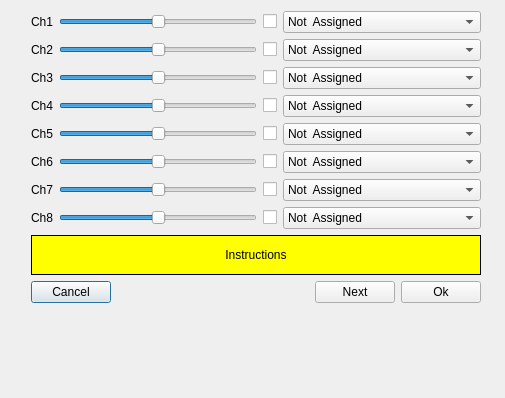
<?xml version="1.0" encoding="UTF-8"?>
<ui version="4.0">
 <class>joystickDialog</class>
 <widget class="QDialog" name="joystickDialog">
  <property name="geometry">
   <rect>
    <x>0</x>
    <y>0</y>
    <width>505</width>
    <height>398</height>
   </rect>
  </property>
  <property name="sizePolicy">
   <sizepolicy hsizetype="MinimumExpanding" vsizetype="MinimumExpanding">
    <horstretch>0</horstretch>
    <verstretch>0</verstretch>
   </sizepolicy>
  </property>
  <property name="windowTitle">
   <string>Configure Joystick</string>
  </property>
  <layout class="QGridLayout" name="gridLayout_3">
   <item row="0" column="0">
    <spacer name="horizontalSpacer_4">
     <property name="orientation">
      <enum>Qt::Horizontal</enum>
     </property>
     <property name="sizeHint" stdset="0">
      <size>
       <width>0</width>
       <height>20</height>
      </size>
     </property>
    </spacer>
   </item>
   <item row="0" column="1">
    <layout class="QGridLayout" name="gridLayout_2">
     <item row="0" column="0">
      <layout class="QGridLayout" name="gridLayout">
       <item row="1" column="0">
        <widget class="QLabel" name="label_2">
         <property name="text">
          <string>Ch2</string>
         </property>
        </widget>
       </item>
       <item row="2" column="1">
        <widget class="QSlider" name="Ch_3">
         <property name="minimum">
          <number>-32767</number>
         </property>
         <property name="maximum">
          <number>32676</number>
         </property>
         <property name="orientation">
          <enum>Qt::Horizontal</enum>
         </property>
         <property name="invertedAppearance">
          <bool>false</bool>
         </property>
         <property name="invertedControls">
          <bool>false</bool>
         </property>
         <property name="tickPosition">
          <enum>QSlider::NoTicks</enum>
         </property>
         <property name="tickInterval">
          <number>0</number>
         </property>
        </widget>
       </item>
       <item row="1" column="3">
        <widget class="QComboBox" name="jsmapCB_2">
         <property name="sizePolicy">
          <sizepolicy hsizetype="Preferred" vsizetype="Fixed">
           <horstretch>0</horstretch>
           <verstretch>0</verstretch>
          </sizepolicy>
         </property>
         <item>
          <property name="text">
           <string>Not  Assigned</string>
          </property>
         </item>
         <item>
          <property name="text">
           <string>Right Vertical</string>
          </property>
         </item>
         <item>
          <property name="text">
           <string>Right Horizontal</string>
          </property>
         </item>
         <item>
          <property name="text">
           <string>Left Vertical</string>
          </property>
         </item>
         <item>
          <property name="text">
           <string>Left Horizontal</string>
          </property>
         </item>
         <item>
          <property name="text">
           <string>P1</string>
          </property>
         </item>
         <item>
          <property name="text">
           <string>P2</string>
          </property>
         </item>
         <item>
          <property name="text">
           <string>P3/LS</string>
          </property>
         </item>
         <item>
          <property name="text">
           <string>RS</string>
          </property>
         </item>
        </widget>
       </item>
       <item row="0" column="0">
        <widget class="QLabel" name="label">
         <property name="text">
          <string>Ch1</string>
         </property>
        </widget>
       </item>
       <item row="2" column="3">
        <widget class="QComboBox" name="jsmapCB_3">
         <property name="sizePolicy">
          <sizepolicy hsizetype="Preferred" vsizetype="Fixed">
           <horstretch>0</horstretch>
           <verstretch>0</verstretch>
          </sizepolicy>
         </property>
         <item>
          <property name="text">
           <string>Not  Assigned</string>
          </property>
         </item>
         <item>
          <property name="text">
           <string>Right Vertical</string>
          </property>
         </item>
         <item>
          <property name="text">
           <string>Right Horizontal</string>
          </property>
         </item>
         <item>
          <property name="text">
           <string>Left Vertical</string>
          </property>
         </item>
         <item>
          <property name="text">
           <string>Left Horizontal</string>
          </property>
         </item>
         <item>
          <property name="text">
           <string>P1</string>
          </property>
         </item>
         <item>
          <property name="text">
           <string>P2</string>
          </property>
         </item>
         <item>
          <property name="text">
           <string>P3/LS</string>
          </property>
         </item>
         <item>
          <property name="text">
           <string>RS</string>
          </property>
         </item>
        </widget>
       </item>
       <item row="1" column="1">
        <widget class="QSlider" name="Ch_2">
         <property name="minimum">
          <number>-32767</number>
         </property>
         <property name="maximum">
          <number>32676</number>
         </property>
         <property name="orientation">
          <enum>Qt::Horizontal</enum>
         </property>
         <property name="invertedAppearance">
          <bool>false</bool>
         </property>
         <property name="invertedControls">
          <bool>false</bool>
         </property>
         <property name="tickPosition">
          <enum>QSlider::NoTicks</enum>
         </property>
         <property name="tickInterval">
          <number>0</number>
         </property>
        </widget>
       </item>
       <item row="0" column="3">
        <widget class="QComboBox" name="jsmapCB_1">
         <property name="sizePolicy">
          <sizepolicy hsizetype="Preferred" vsizetype="Fixed">
           <horstretch>0</horstretch>
           <verstretch>0</verstretch>
          </sizepolicy>
         </property>
         <item>
          <property name="text">
           <string>Not  Assigned</string>
          </property>
         </item>
         <item>
          <property name="text">
           <string>Right Vertical</string>
          </property>
         </item>
         <item>
          <property name="text">
           <string>Right Horizontal</string>
          </property>
         </item>
         <item>
          <property name="text">
           <string>Left Vertical</string>
          </property>
         </item>
         <item>
          <property name="text">
           <string>Left Horizontal</string>
          </property>
         </item>
         <item>
          <property name="text">
           <string>P1</string>
          </property>
         </item>
         <item>
          <property name="text">
           <string>P2</string>
          </property>
         </item>
         <item>
          <property name="text">
           <string>P3/LS</string>
          </property>
         </item>
         <item>
          <property name="text">
           <string>RS</string>
          </property>
         </item>
        </widget>
       </item>
       <item row="3" column="0">
        <widget class="QLabel" name="label_4">
         <property name="text">
          <string>Ch4</string>
         </property>
        </widget>
       </item>
       <item row="4" column="1">
        <widget class="QSlider" name="Ch_5">
         <property name="minimum">
          <number>-32767</number>
         </property>
         <property name="maximum">
          <number>32676</number>
         </property>
         <property name="orientation">
          <enum>Qt::Horizontal</enum>
         </property>
         <property name="invertedAppearance">
          <bool>false</bool>
         </property>
         <property name="invertedControls">
          <bool>false</bool>
         </property>
         <property name="tickPosition">
          <enum>QSlider::NoTicks</enum>
         </property>
         <property name="tickInterval">
          <number>0</number>
         </property>
        </widget>
       </item>
       <item row="5" column="0">
        <widget class="QLabel" name="label_6">
         <property name="text">
          <string>Ch6</string>
         </property>
        </widget>
       </item>
       <item row="2" column="0">
        <widget class="QLabel" name="label_3">
         <property name="text">
          <string>Ch3</string>
         </property>
        </widget>
       </item>
       <item row="4" column="3">
        <widget class="QComboBox" name="jsmapCB_5">
         <property name="sizePolicy">
          <sizepolicy hsizetype="MinimumExpanding" vsizetype="Fixed">
           <horstretch>0</horstretch>
           <verstretch>0</verstretch>
          </sizepolicy>
         </property>
         <item>
          <property name="text">
           <string>Not  Assigned</string>
          </property>
         </item>
         <item>
          <property name="text">
           <string>Right Vertical</string>
          </property>
         </item>
         <item>
          <property name="text">
           <string>Right Horizontal</string>
          </property>
         </item>
         <item>
          <property name="text">
           <string>Left Vertical</string>
          </property>
         </item>
         <item>
          <property name="text">
           <string>Left Horizontal</string>
          </property>
         </item>
         <item>
          <property name="text">
           <string>P1</string>
          </property>
         </item>
         <item>
          <property name="text">
           <string>P2</string>
          </property>
         </item>
         <item>
          <property name="text">
           <string>P3/LS</string>
          </property>
         </item>
         <item>
          <property name="text">
           <string>RS</string>
          </property>
         </item>
        </widget>
       </item>
       <item row="3" column="1">
        <widget class="QSlider" name="Ch_4">
         <property name="minimum">
          <number>-32767</number>
         </property>
         <property name="maximum">
          <number>32676</number>
         </property>
         <property name="orientation">
          <enum>Qt::Horizontal</enum>
         </property>
         <property name="invertedAppearance">
          <bool>false</bool>
         </property>
         <property name="invertedControls">
          <bool>false</bool>
         </property>
         <property name="tickPosition">
          <enum>QSlider::NoTicks</enum>
         </property>
         <property name="tickInterval">
          <number>0</number>
         </property>
        </widget>
       </item>
       <item row="3" column="3">
        <widget class="QComboBox" name="jsmapCB_4">
         <property name="sizePolicy">
          <sizepolicy hsizetype="Preferred" vsizetype="Fixed">
           <horstretch>0</horstretch>
           <verstretch>0</verstretch>
          </sizepolicy>
         </property>
         <item>
          <property name="text">
           <string>Not  Assigned</string>
          </property>
         </item>
         <item>
          <property name="text">
           <string>Right Vertical</string>
          </property>
         </item>
         <item>
          <property name="text">
           <string>Right Horizontal</string>
          </property>
         </item>
         <item>
          <property name="text">
           <string>Left Vertical</string>
          </property>
         </item>
         <item>
          <property name="text">
           <string>Left Horizontal</string>
          </property>
         </item>
         <item>
          <property name="text">
           <string>P1</string>
          </property>
         </item>
         <item>
          <property name="text">
           <string>P2</string>
          </property>
         </item>
         <item>
          <property name="text">
           <string>P3/LS</string>
          </property>
         </item>
         <item>
          <property name="text">
           <string>RS</string>
          </property>
         </item>
        </widget>
       </item>
       <item row="5" column="1">
        <widget class="QSlider" name="Ch_6">
         <property name="minimum">
          <number>-32767</number>
         </property>
         <property name="maximum">
          <number>32676</number>
         </property>
         <property name="orientation">
          <enum>Qt::Horizontal</enum>
         </property>
         <property name="invertedAppearance">
          <bool>false</bool>
         </property>
         <property name="invertedControls">
          <bool>false</bool>
         </property>
         <property name="tickPosition">
          <enum>QSlider::NoTicks</enum>
         </property>
         <property name="tickInterval">
          <number>0</number>
         </property>
        </widget>
       </item>
       <item row="5" column="3">
        <widget class="QComboBox" name="jsmapCB_6">
         <property name="sizePolicy">
          <sizepolicy hsizetype="Preferred" vsizetype="Fixed">
           <horstretch>0</horstretch>
           <verstretch>0</verstretch>
          </sizepolicy>
         </property>
         <item>
          <property name="text">
           <string>Not  Assigned</string>
          </property>
         </item>
         <item>
          <property name="text">
           <string>Right Vertical</string>
          </property>
         </item>
         <item>
          <property name="text">
           <string>Right Horizontal</string>
          </property>
         </item>
         <item>
          <property name="text">
           <string>Left Vertical</string>
          </property>
         </item>
         <item>
          <property name="text">
           <string>Left Horizontal</string>
          </property>
         </item>
         <item>
          <property name="text">
           <string>P1</string>
          </property>
         </item>
         <item>
          <property name="text">
           <string>P2</string>
          </property>
         </item>
         <item>
          <property name="text">
           <string>P3/LS</string>
          </property>
         </item>
         <item>
          <property name="text">
           <string>RS</string>
          </property>
         </item>
        </widget>
       </item>
       <item row="4" column="0">
        <widget class="QLabel" name="label_5">
         <property name="text">
          <string>Ch5</string>
         </property>
        </widget>
       </item>
       <item row="6" column="0">
        <widget class="QLabel" name="label_7">
         <property name="text">
          <string>Ch7</string>
         </property>
        </widget>
       </item>
       <item row="6" column="1">
        <widget class="QSlider" name="Ch_7">
         <property name="minimum">
          <number>-32767</number>
         </property>
         <property name="maximum">
          <number>32676</number>
         </property>
         <property name="orientation">
          <enum>Qt::Horizontal</enum>
         </property>
         <property name="invertedAppearance">
          <bool>false</bool>
         </property>
         <property name="invertedControls">
          <bool>false</bool>
         </property>
         <property name="tickPosition">
          <enum>QSlider::NoTicks</enum>
         </property>
         <property name="tickInterval">
          <number>0</number>
         </property>
        </widget>
       </item>
       <item row="6" column="3">
        <widget class="QComboBox" name="jsmapCB_7">
         <property name="sizePolicy">
          <sizepolicy hsizetype="Preferred" vsizetype="Fixed">
           <horstretch>0</horstretch>
           <verstretch>0</verstretch>
          </sizepolicy>
         </property>
         <item>
          <property name="text">
           <string>Not  Assigned</string>
          </property>
         </item>
         <item>
          <property name="text">
           <string>Right Vertical</string>
          </property>
         </item>
         <item>
          <property name="text">
           <string>Right Horizontal</string>
          </property>
         </item>
         <item>
          <property name="text">
           <string>Left Vertical</string>
          </property>
         </item>
         <item>
          <property name="text">
           <string>Left Horizontal</string>
          </property>
         </item>
         <item>
          <property name="text">
           <string>P1</string>
          </property>
         </item>
         <item>
          <property name="text">
           <string>P2</string>
          </property>
         </item>
         <item>
          <property name="text">
           <string>P3/LS</string>
          </property>
         </item>
         <item>
          <property name="text">
           <string>RS</string>
          </property>
         </item>
        </widget>
       </item>
       <item row="7" column="0">
        <widget class="QLabel" name="label_8">
         <property name="text">
          <string>Ch8</string>
         </property>
        </widget>
       </item>
       <item row="7" column="1">
        <widget class="QSlider" name="Ch_8">
         <property name="minimum">
          <number>-32767</number>
         </property>
         <property name="maximum">
          <number>32676</number>
         </property>
         <property name="orientation">
          <enum>Qt::Horizontal</enum>
         </property>
         <property name="invertedAppearance">
          <bool>false</bool>
         </property>
         <property name="invertedControls">
          <bool>false</bool>
         </property>
         <property name="tickPosition">
          <enum>QSlider::NoTicks</enum>
         </property>
         <property name="tickInterval">
          <number>0</number>
         </property>
        </widget>
       </item>
       <item row="7" column="3">
        <widget class="QComboBox" name="jsmapCB_8">
         <property name="sizePolicy">
          <sizepolicy hsizetype="Preferred" vsizetype="Fixed">
           <horstretch>0</horstretch>
           <verstretch>0</verstretch>
          </sizepolicy>
         </property>
         <item>
          <property name="text">
           <string>Not  Assigned</string>
          </property>
         </item>
         <item>
          <property name="text">
           <string>Right Vertical</string>
          </property>
         </item>
         <item>
          <property name="text">
           <string>Right Horizontal</string>
          </property>
         </item>
         <item>
          <property name="text">
           <string>Left Vertical</string>
          </property>
         </item>
         <item>
          <property name="text">
           <string>Left Horizontal</string>
          </property>
         </item>
         <item>
          <property name="text">
           <string>P1</string>
          </property>
         </item>
         <item>
          <property name="text">
           <string>P2</string>
          </property>
         </item>
         <item>
          <property name="text">
           <string>P3/LS</string>
          </property>
         </item>
         <item>
          <property name="text">
           <string>RS</string>
          </property>
         </item>
        </widget>
       </item>
       <item row="0" column="1">
        <widget class="QSlider" name="Ch_1">
         <property name="minimum">
          <number>-32767</number>
         </property>
         <property name="maximum">
          <number>32676</number>
         </property>
         <property name="orientation">
          <enum>Qt::Horizontal</enum>
         </property>
         <property name="invertedAppearance">
          <bool>false</bool>
         </property>
         <property name="invertedControls">
          <bool>false</bool>
         </property>
         <property name="tickPosition">
          <enum>QSlider::NoTicks</enum>
         </property>
         <property name="tickInterval">
          <number>0</number>
         </property>
        </widget>
       </item>
       <item row="0" column="2">
        <widget class="QCheckBox" name="ChInv_1">
         <property name="text">
          <string notr="true"/>
         </property>
        </widget>
       </item>
       <item row="1" column="2">
        <widget class="QCheckBox" name="ChInv_2">
         <property name="text">
          <string notr="true"/>
         </property>
        </widget>
       </item>
       <item row="2" column="2">
        <widget class="QCheckBox" name="ChInv_3">
         <property name="text">
          <string notr="true"/>
         </property>
        </widget>
       </item>
       <item row="3" column="2">
        <widget class="QCheckBox" name="ChInv_4">
         <property name="text">
          <string notr="true"/>
         </property>
        </widget>
       </item>
       <item row="4" column="2">
        <widget class="QCheckBox" name="ChInv_5">
         <property name="text">
          <string notr="true"/>
         </property>
        </widget>
       </item>
       <item row="5" column="2">
        <widget class="QCheckBox" name="ChInv_6">
         <property name="text">
          <string notr="true"/>
         </property>
        </widget>
       </item>
       <item row="6" column="2">
        <widget class="QCheckBox" name="ChInv_7">
         <property name="text">
          <string notr="true"/>
         </property>
        </widget>
       </item>
       <item row="7" column="2">
        <widget class="QCheckBox" name="ChInv_8">
         <property name="text">
          <string notr="true"/>
         </property>
        </widget>
       </item>
      </layout>
     </item>
     <item row="1" column="0">
      <widget class="QLabel" name="howtoLabel">
       <property name="sizePolicy">
        <sizepolicy hsizetype="MinimumExpanding" vsizetype="Fixed">
         <horstretch>0</horstretch>
         <verstretch>0</verstretch>
        </sizepolicy>
       </property>
       <property name="minimumSize">
        <size>
         <width>400</width>
         <height>40</height>
        </size>
       </property>
       <property name="autoFillBackground">
        <bool>false</bool>
       </property>
       <property name="styleSheet">
        <string notr="true">background:rgb(255, 255, 0);</string>
       </property>
       <property name="frameShape">
        <enum>QFrame::Box</enum>
       </property>
       <property name="text">
        <string>Instructions</string>
       </property>
       <property name="alignment">
        <set>Qt::AlignCenter</set>
       </property>
      </widget>
     </item>
     <item row="2" column="0">
      <layout class="QHBoxLayout" name="horizontalLayout">
       <item>
        <widget class="QPushButton" name="cancelButton">
         <property name="sizePolicy">
          <sizepolicy hsizetype="MinimumExpanding" vsizetype="Fixed">
           <horstretch>0</horstretch>
           <verstretch>0</verstretch>
          </sizepolicy>
         </property>
         <property name="text">
          <string>Cancel</string>
         </property>
        </widget>
       </item>
       <item>
        <spacer name="horizontalSpacer_2">
         <property name="orientation">
          <enum>Qt::Horizontal</enum>
         </property>
         <property name="sizeHint" stdset="0">
          <size>
           <width>198</width>
           <height>20</height>
          </size>
         </property>
        </spacer>
       </item>
       <item>
        <widget class="QPushButton" name="nextButton">
         <property name="sizePolicy">
          <sizepolicy hsizetype="MinimumExpanding" vsizetype="Fixed">
           <horstretch>0</horstretch>
           <verstretch>0</verstretch>
          </sizepolicy>
         </property>
         <property name="text">
          <string>Next</string>
         </property>
        </widget>
       </item>
       <item>
        <widget class="QPushButton" name="okButton">
         <property name="sizePolicy">
          <sizepolicy hsizetype="MinimumExpanding" vsizetype="Fixed">
           <horstretch>0</horstretch>
           <verstretch>0</verstretch>
          </sizepolicy>
         </property>
         <property name="text">
          <string>Ok</string>
         </property>
        </widget>
       </item>
      </layout>
     </item>
    </layout>
   </item>
   <item row="0" column="2">
    <spacer name="horizontalSpacer_3">
     <property name="orientation">
      <enum>Qt::Horizontal</enum>
     </property>
     <property name="sizeHint" stdset="0">
      <size>
       <width>0</width>
       <height>20</height>
      </size>
     </property>
    </spacer>
   </item>
   <item row="1" column="0" colspan="2">
    <spacer name="verticalSpacer">
     <property name="orientation">
      <enum>Qt::Vertical</enum>
     </property>
     <property name="sizeHint" stdset="0">
      <size>
       <width>20</width>
       <height>0</height>
      </size>
     </property>
    </spacer>
   </item>
  </layout>
 </widget>
 <tabstops>
  <tabstop>Ch_1</tabstop>
  <tabstop>ChInv_1</tabstop>
  <tabstop>jsmapCB_1</tabstop>
  <tabstop>Ch_2</tabstop>
  <tabstop>ChInv_2</tabstop>
  <tabstop>jsmapCB_2</tabstop>
  <tabstop>Ch_3</tabstop>
  <tabstop>ChInv_3</tabstop>
  <tabstop>jsmapCB_3</tabstop>
  <tabstop>Ch_4</tabstop>
  <tabstop>ChInv_4</tabstop>
  <tabstop>jsmapCB_4</tabstop>
  <tabstop>Ch_5</tabstop>
  <tabstop>ChInv_5</tabstop>
  <tabstop>jsmapCB_5</tabstop>
  <tabstop>Ch_6</tabstop>
  <tabstop>ChInv_6</tabstop>
  <tabstop>jsmapCB_6</tabstop>
  <tabstop>Ch_7</tabstop>
  <tabstop>ChInv_7</tabstop>
  <tabstop>jsmapCB_7</tabstop>
  <tabstop>Ch_8</tabstop>
  <tabstop>ChInv_8</tabstop>
  <tabstop>jsmapCB_8</tabstop>
  <tabstop>cancelButton</tabstop>
  <tabstop>nextButton</tabstop>
  <tabstop>okButton</tabstop>
 </tabstops>
 <resources>
  <include location="companion.qrc"/>
 </resources>
 <connections/>
</ui>
